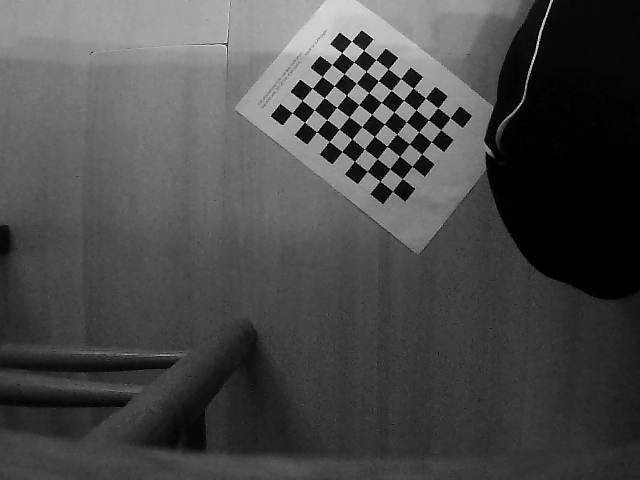
#> input picture data/checkerboard_1.png, 640 x 480 px, given in place of the camera; the run also reads 1 picture not shown here
$ jupyter execute Distanzmessung_alt.ipynb   (text cells are left out)
#> lines starting #> are read from the running program, lines starting #| are printed output that depends on the picture; after the words box and inside, x2 and y2 are one past the last pixel; in counts of white or black regions, pixels touching at a corner belong together; long printed decimals are rounded
[cell 1]
import matplotlib.pyplot as plt
import cv2
import os
import numpy as np
from skimage import color,feature,io,util, measure, filters
from scipy import ndimage as ndi
import matplotlib.pyplot as plt
filename2 ="distance_test.png"
filename="calibresult.png"
def measure1():
    print(os.getcwd())
    cap = cv2.VideoCapture(0)
    ret=0
    while (not ret):
        # Capture frame-by-frame
        ret, frame = cap.read()
#> frame is the input picture: shape (480, 640, 3); min 0, max 255, mean 72.9
        # cv2.imshow('LIVE FRAME!', frame)
        # Save it to some location
    cv2.imwrite(filename, frame)
measure1()

[cell 2]
import os
import numpy as np
import cv2 as cv
import glob
# termination criteria
def calibrate():
    criteria = (cv.TERM_CRITERIA_EPS + cv.TERM_CRITERIA_MAX_ITER, 30, 0.001)
    # prepare object points, like (0,0,0), (1,0,0), (2,0,0) ....,(6,5,0)
    objp = np.zeros((9*7,3), np.float32)
    objp[:,:2] = np.mgrid[0:7,0:9].T.reshape(-1,2)
    # Arrays to store object points and image points from all the images.
    objpoints = [] # 3d point in real world space
    imgpoints = [] # 2d points in image plane.
    directory="./data/"
    images=[]
    for filename in os.listdir(directory):
        f = os.path.join(directory, filename)
        if os.path.isfile(f):
            print(f)
            images.append(f)
    found_imgs, imgs_counter = 0, 0

    for fname in images:
        img = cv.imread(fname)
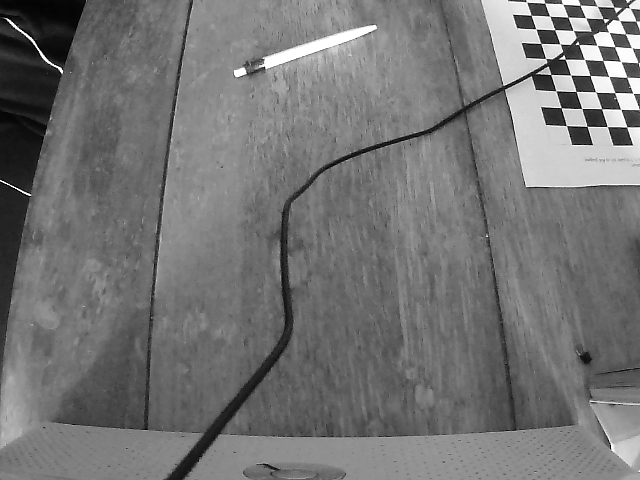
#> input picture data/Objekt.png, 640 x 480 px
#> img is the input picture: shape (480, 640, 3); min 0, max 255, mean 116
        gray = cv.cvtColor(img, cv.COLOR_BGR2GRAY)
        # Find the chess board corners
        ret, corners = cv.findChessboardCorners(gray, (7,9), None)
#> ret = False; corners = None
        # If found, add object points, image points (after refining them)
        if ret == True:
            objpoints.append(objp)
            corners2 = cv.cornerSubPix(gray,corners, (7,9), (-1,-1), criteria)
            imgpoints.append(corners2)
            found_imgs += 1
            # Draw and display the corners
            cv.drawChessboardCorners(img, (7,9), corners2, ret)
            # cv.imshow('img', img)
            # cv.waitKey(500)

    cv.destroyAllWindows()

    print("Checker board detected {}/{}".format(found_imgs, imgs_counter))
    objpoints, imgpoints = np.array(objpoints, dtype=np.float32), np.array(imgpoints, dtype=np.float32)
#> objpoints = 63 rows, first 8: [0, 0, 0], [1, 0, 0], [2, 0, 0], [3, 0, 0], [4, 0, 0], [5, 0, 0], [6, 0, 0], [0, 1, 0]
    ret, mtx, dist, rvecs, tvecs = cv.calibrateCamera(objpoints, imgpoints, gray.shape[::-1], None, None)
#> ret = 0.111; mtx = [[812.2, 0, 368.8], [0, 793.2, 278.6], [0, 0, 1]]; dist = [[-1.2, 2.67, -0.0993, -2.79e-05, -7.87]]; rvecs = ([0.0361, -0.0401, -0.906],); tvecs = ([-4.82, -10.42, 50.32],)
    print('Camera Matrix', mtx)
#| Camera Matrix [[812.161   0.         368.844]
#|  [  0.         793.237 278.645]
#|  [  0.           0.           1.        ]]
    print('Distortion Mat', dist)
#| Distortion Mat [[-1.20107750e+00  2.66845255e+00 -9.93206489e-02 -2.78534431e-05
#|   -7.86906683e+00]]

    img = cv.imread('./data/checkerboard_101.png')
    h,  w = img.shape[:2]
#> h = 480; w = 640
    newcameramtx, roi = cv.getOptimalNewCameraMatrix(mtx, dist, (w,h), 1, (w,h))
#> newcameramtx = [[37.83, 0, 34.5], [0, 42.58, 17.11], [0, 0, 1]]; roi = (17, 2, 30, 26)

    # undistort
    dst = cv.undistort(img, mtx, dist, None, newcameramtx)
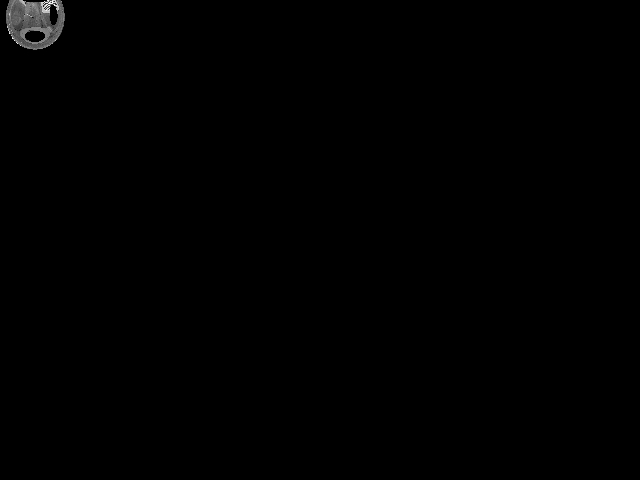
#> dst: shape (480, 640, 3); min 0, max 252, mean 0.7
    # crop the image
    x, y, w, h = roi
#> x = 17; y = 2; w = 30; h = 26
    dst = dst[y:y+h, x:x+w]
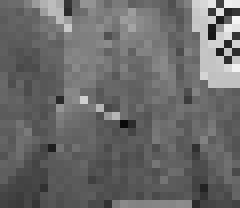
#> dst: shape (26, 30, 3) (shown 8 times larger); min 10, max 244, mean 106
    cv.imwrite('calibresult.png', dst)

    mean_error = 0
    for i in range(len(objpoints)):
        imgpoints2, _ = cv.projectPoints(objpoints[i], rvecs[i], tvecs[i], mtx, dist)
        error = cv.norm(imgpoints[i], imgpoints2, cv.NORM_L2)/len(imgpoints2)
        mean_error += error
#> this loop made 1 pass
#> (error, mean_error) on pass 1: (0.014, 0.014)
#> after the loop, mean_error = 0.014
    print( "total error: {}".format(mean_error/len(objpoints)) )
#| total error: 0.01397
calibrate()

[cell 3]
# Generate noisy image of a square
image = np.zeros((128, 128), dtype=float)
image[32:-32, 32:-32] = 1

image = ndi.rotate(image, 15, mode='constant')
image = ndi.gaussian_filter(image, 4)
image = util.random_noise(image, mode='speckle', mean=0.1)

# Compute the Canny filter for two values of sigma
edges1 = feature.canny(image)
edges2 = feature.canny(image, sigma=3)

# display results
fig, ax = plt.subplots(nrows=1, ncols=3, figsize=(8, 3))

ax[0].imshow(image, cmap='gray')
ax[0].set_title('noisy image', fontsize=20)

ax[1].imshow(edges1, cmap='gray')
ax[1].set_title(r'Canny filter, $\sigma=1$', fontsize=20)

ax[2].imshow(edges2, cmap='gray')
ax[2].set_title(r'Canny filter, $\sigma=3$', fontsize=20)

for a in ax:
    a.axis('off')

fig.tight_layout()
plt.show()
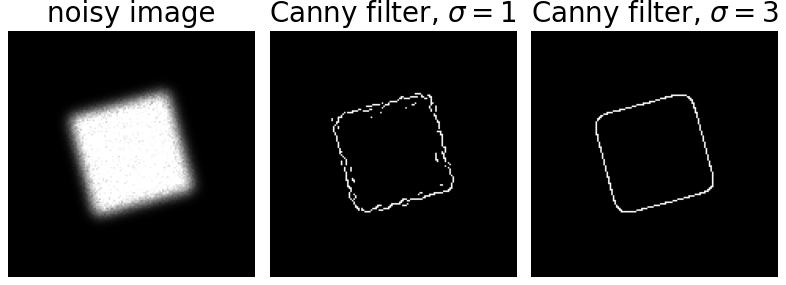
#> figure drawn by matplotlib, 3 panels

[cell 4]
image=io.imread(filename)
image=color.rgb2gray(image)

# Compute the Canny filter for two values of sigma
edges_list=[]
sigmas=[1,2,3,4,5,6]
for sigma in sigmas:
    edges_list.append(feature.canny(image,sigma=sigma))
#> after the loop, edges_list = 6 items


# display results
plt.imshow(image, cmap='gray')
plt.title('noisy image', fontsize=20)

for i in range(0,len(sigmas)):
    plt.imshow(edges_list[i], cmap='gray')
    plt.title(r'Canny filter, $\sigma$'+"="+str(sigmas[i]), fontsize=10)
    plt.show()

[cell 5]
import skimage
from skimage import io, color, morphology, transform, data, draw, feature
from skimage.feature import *
import matplotlib.pyplot as plt


image = io.imread(filename)
image = color.rgb2gray(image)
something:np.ndarray = corner_harris(image, k=0.01, eps=0, sigma=1)
# plt.title("something")
# plt.imshow(something)
# plt.show()
coords = corner_peaks(corner_harris(image), min_distance=3, threshold_rel=0.01)
#> coords = [[15, 15]]
coords_subpix = corner_subpix(image, coords, window_size=10)
#> coords_subpix = [[nan, nan]]

fig, ax = plt.subplots()
ax.imshow(image, cmap=plt.cm.gray)
ax.plot(coords[:, 1], coords[:, 0], color='cyan', marker='o',
        linestyle='None', markersize=4)
# plt.show()
# ax.plot(coords_subpix[:, 1], coords_subpix[:, 0], '+r', markersize=15)
ax.axis((0, 600, 300, 0))
plt.show()
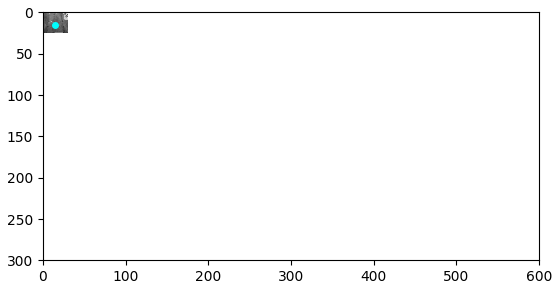
#> figure drawn by matplotlib, 1 panel

[cell 6]
from skimage import filters
img = io.imread(filename)
plt.set_cmap("gray")
img_red = img[:, :, 0]
img_green = img[:, :, 1]
img_blue = img[:, :, 2]
img_gray = color.rgb2gray(img)
plt.title("red")
plt.imshow(img_red)
plt.show()
plt.title("green")
plt.imshow(img_green)
plt.show()
plt.title("blue")
plt.imshow(img_blue)
plt.show()

count = 5  # 5 takes about 10 seconds
thresholds: np.ndarray = filters.threshold_multiotsu(img_gray, classes=count)
#> thresholds = [0.278, 0.371, 0.453, 0.643]
thresholds: list = thresholds.tolist()
print(thresholds)
#| [0.2776, 0.3708, 0.4532, 0.6432]
thresholds.insert(0, 0)
thresholds.append(1)
print(thresholds)
#| [0, 0.2776, 0.3708, 0.4532, 0.6432, 1]
for i in range(len(thresholds)-1):
    img_thing = img_gray >= thresholds[i]
    img_thing2 = img_gray < thresholds[i+1]
    img_thing3 = img_thing & img_thing2
    plt.imshow(img_thing3, cmap="gray")
    plt.show()
#> this loop made 5 passes

[cell 7]
thresh=filters.threshold_otsu(img_gray)
#> thresh = 0.557
binary= img_gray > thresh
#> binary: shape (26, 30) bool; 8.5% white in thin lines or dots, all inside (x1, y1, x2, y2) = (4, 0, 30, 15)
plt.imshow(binary,cmap="gray")
plt.colorbar()
label,num= measure.label(binary,return_num=True)
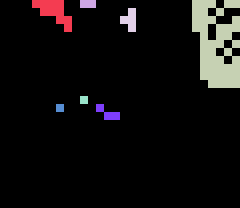
#> label: shape (26, 30) int32 (shown 8 times larger); 8 distinct labels, from 0 to 7; one colour per label, 0 black
#> num = 7
regions=color.label2rgb(label,img)
print(num)
#| 7
plt.show()
plt.imshow(regions)
plt.show()
print("orientation 0 is 90°.\n -0.2 is about 75° and 0.2 is about 105°")

[cell 8]
# segment image regions
plt.imshow(img_gray)
plt.title("img_gray")
plt.show()
img_thresholded = np.zeros((img_gray.shape))
for i in range(len(thresholds)-1):
    img_thresholded_1 = img_gray >= thresholds[i]
    img_thresholded_2 = img_gray < thresholds[i+1]
    img_thresholded = img_thresholded+(img_thresholded_1 & img_thresholded_2)
    img_thresholded *= 2
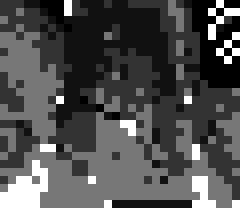
#> img_thresholded: shape (26, 30) float64 (shown 8 times larger); min 2, max 32, mean 11.2; drawn with min black and max white
trinary = img_gray > thresholds[1]
trinary = trinary*2
#> trinary: shape (26, 30) int64; values 0 (black) and 2 (white), 92.9% white; black in thin lines or dots
trinary += img_gray > thresholds[0]
#> trinary: shape (26, 30) int64; values 1 (black) and 3 (white), 92.9% white; black in thin lines or dots
plt.imshow(img_thresholded, cmap="gray")
plt.title("img_thresholded")
plt.show()
label, num = measure.label(img_thresholded, return_num=True)
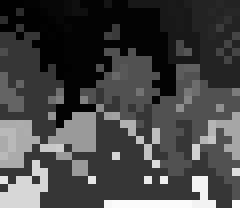
#> label: shape (26, 30) int64 (shown 8 times larger); min 1, max 67, mean 19.1; drawn with min black and max white
#> num = 67
regions = color.label2rgb(label, img_gray)
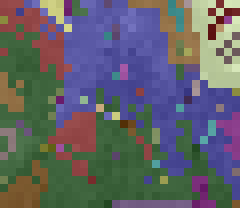
#> regions: shape (26, 30, 3) float64 (shown 8 times larger); mean R, G, B 0.379, 0.384, 0.414
plt.imshow(regions)
plt.title("label2rgb")
print("length=", len(regions))
#| length= 26

[cell 9]
# [8 lines of commented-out code are left out]

[cell 10]
label = measure.label(img_thresholded)
print(len(label[0]))
#| 30
img_colorcoded = color.label2rgb(label, img_gray)
plt.imshow(img_colorcoded)
plt.title("label2rgb")
plt.show()

regions = measure.regionprops(label)
#> regions = 67 regions; largest, box (x1, y1, x2, y2) and area: (0, 3, 29, 26) 230, (10, 6, 30, 25) 124, (3, 0, 22, 16) 121, (24, 0, 30, 11) 44, (0, 0, 9, 10) 34
print(len(regions))
#| 67
some_img = np.zeros(img_gray.shape)
for region in regions:
    if region.area <9000:
        coords = region.coords
        for y, z in coords:
            some_img[y, z] = 1
#> this loop made 67 passes
#> coords on passes 4, 5, 6, 9, 12, 13, 14, 16, 17, 18, 20, 21: [[0, 8], [1, 8]], [[0, 9], [1, 9], [1, 10]], [[0, 13]], [[0, 23]], [[1, 2]], [[2, 0]], [[2, 28]], [[3, 14], [4, 14]], [[3, 27]], [[4, 13]], [[5, 22], [6, 22]], [[6, 0]]
#> some_img: shape (26, 30) float64; every value is 1
plt.imshow(some_img)
plt.title("regionprops")
plt.show()

[cell 11]
img: np.ndarray = edges_list[1]
#> img: shape (26, 30) bool; 6.2% white in thin lines or dots, all inside (x1, y1, x2, y2) = (4, 1, 29, 16)
plt.imshow(img)
plt.title("edges list")
plt.show()

shape = img.shape
#> shape = (26, 30)
print("shape=", shape)
#| shape= (26, 30)
img = img.reshape(shape[0]*shape[1])
plt.set_cmap("gray")
print(img.shape)
#| (780,)
img = [1 if x != False else 0.001 for x in img]
#> img = 780 values, max 1 at index 34, min 0.001 at index 0, mean 0.0625
img = np.array(img)
img = img.reshape(shape)
#> img: shape (26, 30) float64; values 0.001 (black) and 1 (white), 6.2% white in thin lines or dots, all inside (x1, y1, x2, y2) = (4, 1, 29, 16)
print(img[:3, :3])
#| [[0.001 0.001 0.001]
#|  [0.001 0.001 0.001]
#|  [0.001 0.001 0.001]]
# img = 1-img
print(img.shape)
#| (26, 30)
label = measure.label(img)
#> label: shape (26, 30) int64; 3 distinct labels, from 0 to 2
print(len(label[0]))
#| 30
img_colorcoded = color.label2rgb(label, img)
# plt.imshow(img_colorcoded)
# plt.colorbar()
# plt.show()

# closing
magic=7
img=edges_list[1]
fp_ellipse = morphology.ellipse(magic, magic+1, dtype="bool")
print(fp_ellipse.shape)
for i in range(6):
    img = morphology.closing(img, fp_ellipse)
#> this loop made 6 passes
#> pass 1, `img = morphology.closing(img, fp_ellipse)`:
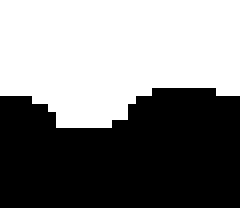
#> img: shape (26, 30) bool (shown 8 times larger); 50.1% white; 1 black region, box (x1, y1, x2, y2) and area: (0, 11, 30, 26) 389
print(i)
# img = morphology.dilation(img)
plt.imshow(img)
plt.title("morphology")
plt.show()

# a region analysis
label = measure.label(img)
#> label: shape (26, 30) int32; values 0 (black) and 1 (white), 50.1% white; 1 black region
regions = measure.regionprops(label)
#> regions = 1 regions; box (x1, y1, x2, y2) and area: (0, 0, 30, 16) 391
print(len(regions))
#| 1
img = np.zeros(img.shape)
x = 0
for region in regions:
    if region.area < 9000 and region.area > 200:
        x += 1
        coords = region.coords
        for y, z in coords:
            img[y, z] = 1
#> this loop made 1 pass
#> x on pass 1: 1
#> after the loop, x = 1
plt.imshow(img)
plt.title("removing very big and small areas")
plt.show()

label = measure.label(img)
regions = measure.regionprops(label)
img = np.zeros(img.shape)
for region in regions:
    region:measure._regionprops.RegionProperties=region
    if region.axis_major_length/region.axis_minor_length >4:
        x += 1
        coords = region.coords
        for y, z in coords:
            img[y, z] = 1
#> this loop made 1 pass
#> img: shape (26, 30) float64; every value is 0
#> after the loop, x = 1
plt.imshow(img)
plt.title("removing objects with a ratio of less than 4:1")
plt.show()

label = measure.label(img)
regions = measure.regionprops(label)
#> regions = []
img = np.zeros(img.shape)
for region in regions:
    region:measure._regionprops.RegionProperties=region
    if region.solidity >0.5:
        x += 1
        coords = region.coords
        for y, z in coords:
            img[y, z] = 1
#> this loop made 0 passes
#> after the loop, x = 1
plt.imshow(img)
plt.title("removing objects with a ratio of less than 4:1")
plt.show()

label = measure.label(img)
regions = measure.regionprops(label)
img = np.zeros(img.shape)
# for region in regions:
#     for prop in region:
#         print(prop, region[prop])
#         pass
img_colorcoded = color.label2rgb(label, img)
#> img_colorcoded: shape (26, 30, 3) float64; every value is 0
plt.imshow(img_colorcoded)
plt.title("colorcoded")
plt.show()
with open("pixel_per_cm.txt") as file:
#> (reads pixel_per_cm.txt from the repository)
    pixel_per_cm=float(file.read())
print("pixel_per_cm=",pixel_per_cm)
for region in regions:
    print("Länge=",region.major_axis_length/pixel_per_cm)
